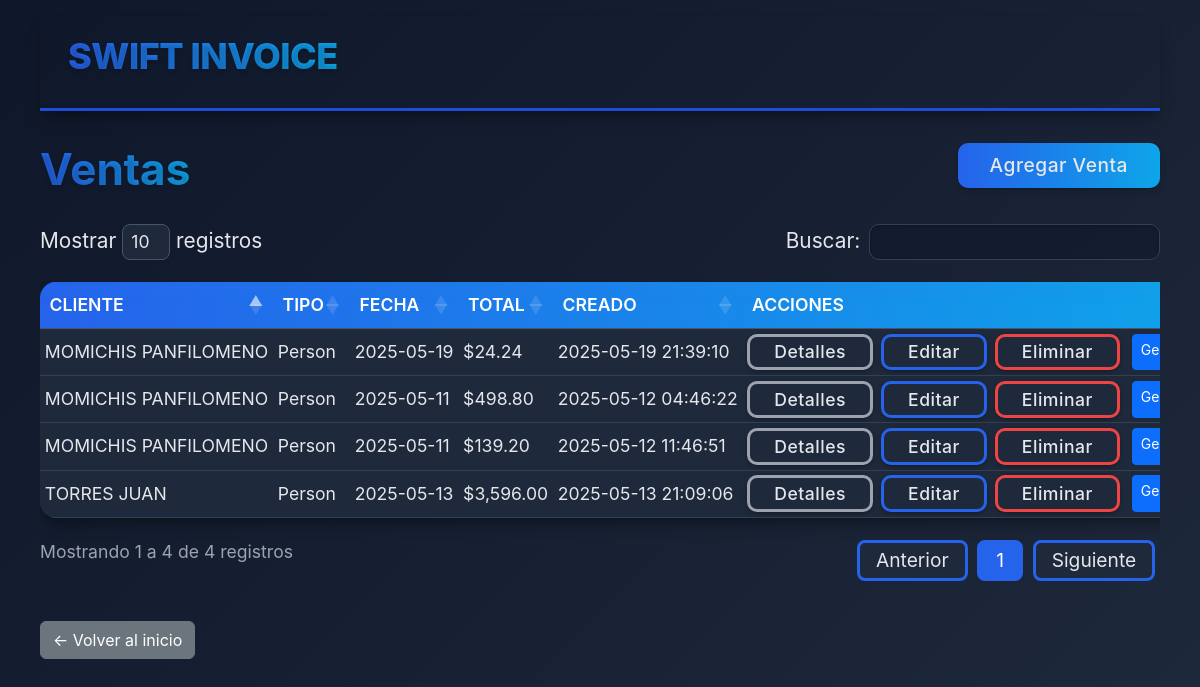
The page /modules/sales/index.php (signed in) on the database its author committed.
### tables this page shows
CREATE TABLE `sales` (
  `id` int(11) NOT NULL,
  `client_id` int(11) NOT NULL,
  `sale_date` date NOT NULL,
  `subtotal` decimal(10,2) NOT NULL,
  `tax_percentage` decimal(5,2) NOT NULL,
  `tax_amount` decimal(10,2) NOT NULL,
  `total` decimal(10,2) NOT NULL,
  `created_at` timestamp NOT NULL DEFAULT current_timestamp(),
  `client_type` enum('person','company') NOT NULL DEFAULT 'person'
);

CREATE TABLE `clients` (
  `id` int(11) NOT NULL,
  `first_name` varchar(50) NOT NULL,
  `last_name` varchar(50) NOT NULL,
  `mother_last_name` varchar(50) DEFAULT NULL,
  `phone` varchar(20) DEFAULT NULL,
  `email` varchar(100) DEFAULT NULL,
  `rfc` varchar(13) DEFAULT NULL,
  `address` text DEFAULT NULL,
  `created_at` timestamp NOT NULL DEFAULT current_timestamp()
);

### modules/sales/index.php (the view, shortened to what this page needs)
<?php
require_once '../../includes/header.php';
$db = new Database();
$conn = $db->connect();
$stmt = $conn->query("
    SELECT
      s.*,
      c.first_name,
      c.last_name,
      co.business_name,
      i.id AS invoice_id,
      i.invoice_number
    FROM sales AS s
    LEFT JOIN clients   AS c  ON (s.client_type = 'person'  AND s.client_id = c.id)
    LEFT JOIN companies AS co ON (s.client_type = 'company' AND s.client_id = co.id)
    LEFT JOIN invoices  AS i  ON (i.sale_id = s.id)
    ORDER BY s.sale_date DESC
");
$sales = $stmt->fetchAll(PDO::FETCH_ASSOC);
?>
<!DOCTYPE html>
<html lang="es">
<head>
    <link href="https://cdn.jsdelivr.net/npm/bootstrap@5.3.0/dist/css/bootstrap.min.css" rel="stylesheet">
    <link rel="stylesheet" href="/swift_invoice/assets/css/tableClients.css">
    <link rel="stylesheet" href="https://cdn.datatables.net/1.13.6/css/dataTables.bootstrap5.min.css">
</head>
<body>
    <nav class="navbar navbar-expand navbar-custom py-2 sticky-top">
        <div class="container-fluid">
            <a class="navbar-brand navbar-brand-custom ms-3" href="/swift_invoice">SWIFT INVOICE</a>
        </div>
    </nav>
    <div class="card-header d-flex justify-content-between align-items-center">
        <h2 class="card-title">Ventas</h2>
        <a href="create.php" class="btnAgregar">Agregar Venta</a>
    </div>
    <main class="">
        <?php if (empty($sales)): ?>
            <p>No hay ventas registradas.</p>
        <?php else: ?>
            <div class="table-responsive">
                <table id="ventasTable" class="styled-table display nowrap">
                    <thead>
                        <tr>
                            <th>Cliente</th>
                            <th>Tipo</th>
                            <th>Fecha</th>
                            <th>Total</th>
                            <th>Creado</th>
                            <th>Acciones</th>
                        </tr>
                    </thead>
                    <tbody>
                        <?php foreach ($sales as $sale): ?>
                            <tr>
                                <td>
                                    <?php
                                    if ($sale['client_type'] === 'person') {
                                        echo htmlspecialchars($sale['last_name'] . ' ' . $sale['first_name']);
                                    } elseif ($sale['client_type'] === 'company') {
                                        echo htmlspecialchars($sale['business_name']);
                                    } else {
                                        echo 'Cliente desconocido';
                                    }
                                    ?>
                                </td>
                                <td><?php echo ucfirst($sale['client_type']); ?></td>
                                <td><?php echo htmlspecialchars($sale['sale_date']); ?></td>
                                <td>$<?php echo number_format($sale['total'], 2); ?></td>
                                <td><?php echo htmlspecialchars($sale['created_at']); ?></td>
                                <td>
                                    <div class="d-flex gap-2">
                                        <a href="view.php?id=<?php echo $sale['id']; ?>" class="btnDetails">Detalles</a>
                                        <a href="edit.php?id=<?php echo $sale['id']; ?>" class="btnEdit">Editar</a>
                                        <button class="btnDelete" onclick="confirmDelete(<?php echo $sale['id']; ?>)">Eliminar</button>
                                        <?php if ($sale['invoice_id']): ?>
                                            <span class="badge bg-success ms-1">Facturada</span>
                                        <?php else: ?>
                                            <a href="/swift_invoice/modules/invoices/invoice.php?sale_id=<?= $sale['id']; ?>"
                                               class="btn btn-sm btn-primary ms-1">
                                               Generar factura
                                            </a>
                                        <?php endif; ?>
                                    </div>
                                </td>
                            </tr>
                        <?php endforeach; ?>
                    </tbody>
                </table>
            </div>
        <?php endif; ?>
        <div class="d-flex justify-content-start mt-4">
            <a href="/swift_invoice/" class="btn btn-secondary">← Volver al inicio</a>
        </div>
    </main>
    <?php require_once '../../includes/footer.php'; ?>
</body>
</html>

### includes/header.php (shortened to what this page needs)
<!DOCTYPE html>
<html lang="es">
<head>
    <link rel="stylesheet" href="assets/css/main.css?v=<?php echo filemtime('assets/css/main.css'); ?>">
    <?php if (basename($_SERVER['PHP_SELF']) == 'index.php'): ?>
    <link rel="stylesheet" href="assets/css/dashboard.css?v=<?php echo filemtime('assets/css/dashboard.css'); ?>">
    <?php endif; ?>
<link href="https://cdn.jsdelivr.net/npm/bootstrap@5.3.0/dist/css/bootstrap.min.css" rel="stylesheet">
</head>
<body>

### includes/footer.php (shortened to what this page needs)
</body>
</html>

### assets/css/main.css (style rules this page uses)
:root { --primary: #2563eb; --primary-dark: #1d4ed8; --secondary: #0ea5e9; --text: #e5e7eb; --text-light: #9ca3af; --bg-dark: #0f172a; --card-bg: #1e293b; --border: #334155; --danger: #ef4444; --shadow: 0 10px 15px -3px rgba(0, 0, 0, 0.3), 0 4px 6px -4px rgba(0, 0, 0, 0.3); }
body { font-family: 'Segoe UI', Tahoma, Geneva, Verdana, sans-serif; margin: 0; padding: 0; background-color: var(--bg-dark); color: var(--text); }
.card-title { font-size: 1.3rem; font-weight: 700; margin: 0; margin-bottom: 0.5rem; }

### assets/css/dashboard.css (style rules this page uses)
:root { --primary: #2563eb; --secondary: #0ea5e9; --text: #e5e7eb; --text-light: #9ca3af; --bg-dark: #0f172a; --bg-darker: #020617; --card-bg: #1e293b; --card-hover: #334155; --border-dark: #334155; --shadow: 0 10px 32px 0 rgba(20, 30, 45, 0.45); --shadow-hover: 0 16px 36px 0 rgba(37,99,235,0.19); --radius-lg: 1.7rem; --radius-xl: 2.5rem; }
body, .dashboard-container { background: linear-gradient(135deg, #0f172a 0%, #1e293b 100%) !important; min-height: 100vh; color: var(--text); }
.card-title { font-size: 1.55rem; font-weight: 700; margin-bottom: 1rem; color: var(--text); }

### rows shown on the page
sales: client.first_name "MOMICHIS PANFILOMENO", client_type "Person", sale_date "2025-05-19", total "24.24", created_at "2025-05-19 21:39:10"
sales: client.first_name "TORRES JUAN", client_type "Person", sale_date "2025-05-13", total "3,596.00", created_at "2025-05-13 21:09:06"
sales: client.first_name "MOMICHIS PANFILOMENO", client_type "Person", sale_date "2025-05-11", total "498.80", created_at "2025-05-12 04:46:22"
sales: client.first_name "MOMICHIS PANFILOMENO", client_type "Person", sale_date "2025-05-11", total "139.20", created_at "2025-05-12 11:46:51"
